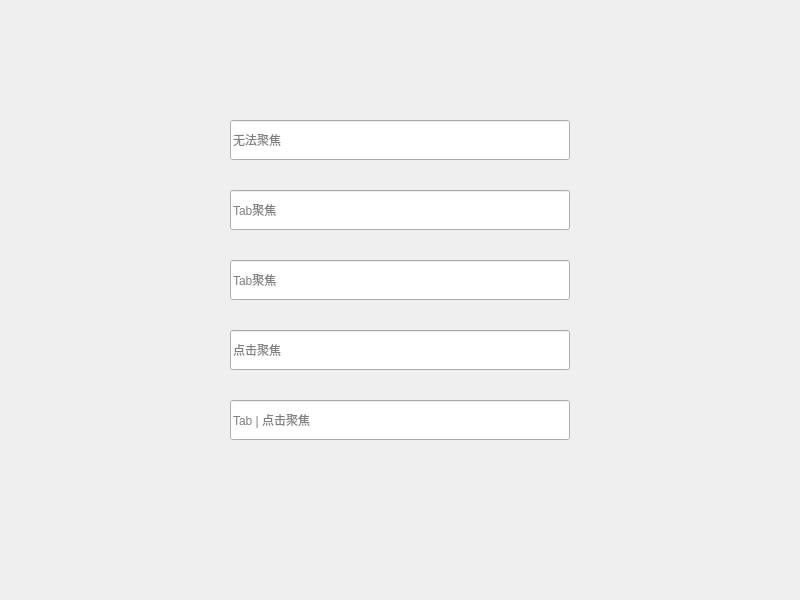
<?xml version="1.0" encoding="UTF-8"?>
<ui version="4.0">
 <class>Widget</class>
 <widget class="QWidget" name="Widget">
  <property name="geometry">
   <rect>
    <x>0</x>
    <y>0</y>
    <width>800</width>
    <height>600</height>
   </rect>
  </property>
  <property name="windowTitle">
   <string>Widget</string>
  </property>
  <widget class="QLineEdit" name="lineEdit_noFocus">
   <property name="geometry">
    <rect>
     <x>230</x>
     <y>120</y>
     <width>340</width>
     <height>40</height>
    </rect>
   </property>
   <property name="focusPolicy">
    <enum>Qt::StrongFocus</enum>
   </property>
   <property name="inputMask">
    <string/>
   </property>
   <property name="placeholderText">
    <string>无法聚焦</string>
   </property>
  </widget>
  <widget class="QLineEdit" name="lineEdit_tabFocus_1">
   <property name="geometry">
    <rect>
     <x>230</x>
     <y>190</y>
     <width>340</width>
     <height>40</height>
    </rect>
   </property>
   <property name="focusPolicy">
    <enum>Qt::StrongFocus</enum>
   </property>
   <property name="placeholderText">
    <string>Tab聚焦</string>
   </property>
  </widget>
  <widget class="QLineEdit" name="lineEdit_tabFocus_2">
   <property name="geometry">
    <rect>
     <x>230</x>
     <y>260</y>
     <width>340</width>
     <height>40</height>
    </rect>
   </property>
   <property name="focusPolicy">
    <enum>Qt::StrongFocus</enum>
   </property>
   <property name="placeholderText">
    <string>Tab聚焦</string>
   </property>
  </widget>
  <widget class="QLineEdit" name="lineEdit_clickFocus">
   <property name="geometry">
    <rect>
     <x>230</x>
     <y>330</y>
     <width>340</width>
     <height>40</height>
    </rect>
   </property>
   <property name="focusPolicy">
    <enum>Qt::StrongFocus</enum>
   </property>
   <property name="placeholderText">
    <string>点击聚焦</string>
   </property>
  </widget>
  <widget class="QLineEdit" name="lineEdit_strongFocus">
   <property name="geometry">
    <rect>
     <x>230</x>
     <y>400</y>
     <width>340</width>
     <height>40</height>
    </rect>
   </property>
   <property name="placeholderText">
    <string>Tab | 点击聚焦</string>
   </property>
  </widget>
 </widget>
 <resources/>
 <connections/>
</ui>
